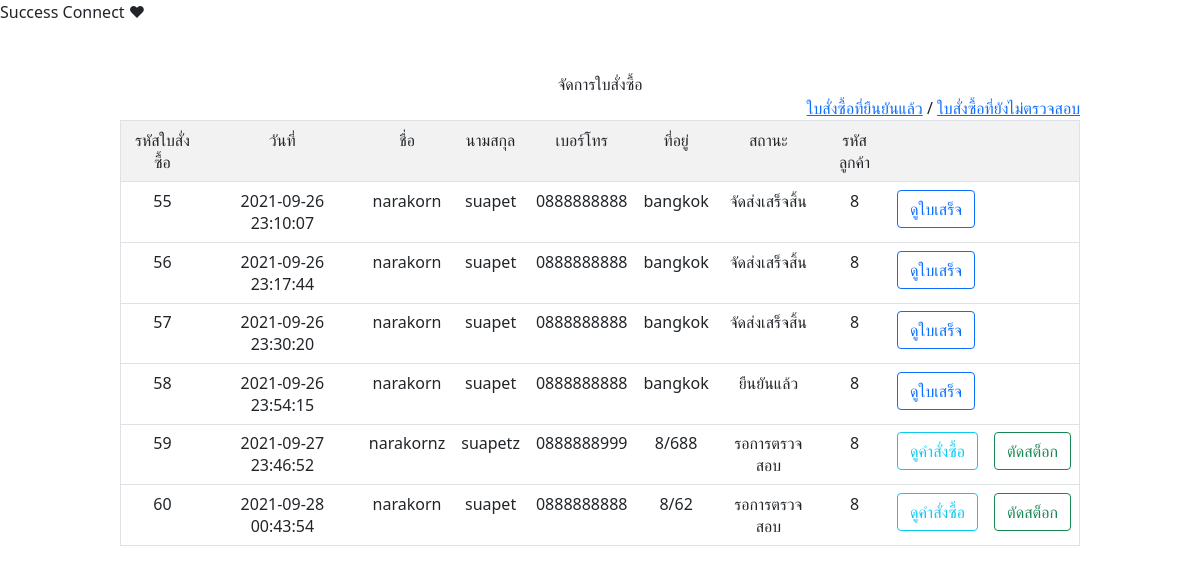
Before: /Trash/poconf_list.php with the older database file.
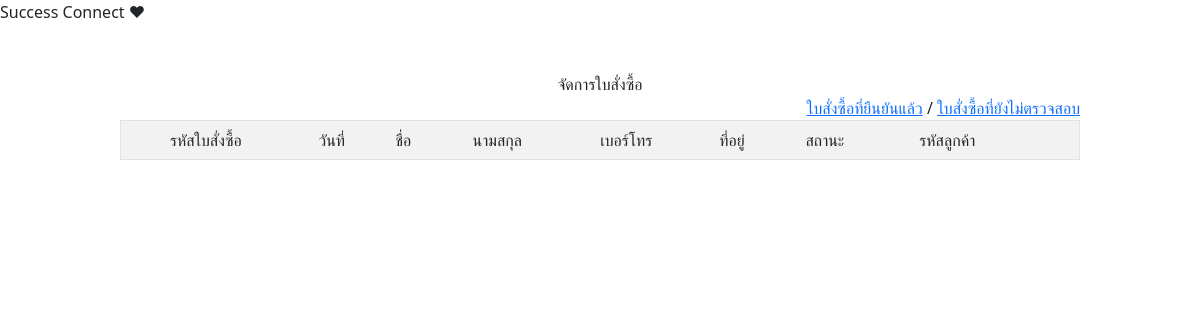
After: the same page with the newer database file.
### tables this page shows
CREATE TABLE `cuspo` (
  `poID` int(10) NOT NULL,
  `poDate` datetime NOT NULL,
  `name` varchar(255) NOT NULL,
  `surname` varchar(255) NOT NULL,
  `tel` varchar(10) NOT NULL,
  `address` varchar(255) NOT NULL,
  `cusID` int(10) NOT NULL,
  `postatus` varchar(255) NOT NULL,
  `slip` varchar(255) NOT NULL
);

### Trash/poconf_list.php (the view)
<?php require("conn.php");   ?>
<?php require("bootstrapscrip.php");   ?>
<div class="faidpage">
<center>
<div style="width:80%">
<br>
จัดการใบสั่งซื้อ
<br>
<?php
$data = "SELECT *  FROM cuspo ";
$dataQuery = mysqli_query($check, $data);
?>
<div align="right"><a href="poconf_list_conf.php">ใบสั่งซื้อที่ยืนยันแล้ว</a> / <a href="poconf_list_notcon.php">ใบสั่งซื้อที่ยังไม่ตรวจสอบ</a></div>
<table border="1"  class="table table-striped">
<tr>
<td align="center">รหัสใบสั่งซื้อ</td>
<td align="center">วันที่</td>
<td align="center">ชื่อ</td>
<td align="center">นามสกุล</td>
<td align="center">เบอร์โทร</td>
<td align="center">ที่อยู่</td>
<td align="center">สถานะ</td>
<td align="center">รหัสลูกค้า</td>
<td align="center"></td>
<td align="center"></td>
</tr>
<?php
while($dataResult = mysqli_fetch_array($dataQuery))
{
?>
<tr>
<td align="center"><?php echo $dataResult["poID"]; ?></td>
<td align="center"><?php echo $dataResult["poDate"]; ?></td>
<td align="center"><?php echo $dataResult["name"]; ?></td>
<td align="center"><?php echo $dataResult["surname"]; ?></td>
<td align="center"><?php echo $dataResult["tel"]; ?></td>
<td align="center"><?php echo $dataResult["address"]; ?></td>
<td align="center"><?php echo $dataResult["postatus"]; ?></td>
<td align="center"><?php echo $dataResult["cusID"]; ?></td>
<td>
<?php if($dataResult["postatus"] =='รอการตรวจสอบ')
{
    ?>
<a href = "poconf_detail.php?id=<?php echo $dataResult["poID"];?>">
    <input type="button" class="btn btn-outline-info" value="ดูคำสั่งซื้อ">
</a>
<?php } else {
?>
<a href = "poconf_recdetail.php?id=<?php echo $dataResult["poID"];?>">
    <input type="button" class="btn btn-outline-primary" value="ดูใบเสร็จ">
</a>
<?php
} ?>
</td>
<td>
<?php if($dataResult["postatus"] =='รอการตรวจสอบ')
{
    ?>
<a href = "subtaxstock.php?id=<?php echo $dataResult["poID"];?>"><input type="button" class="btn btn-outline-success" value="ตัดสต็อก"></a>
<?php } else {} ?>
</td>
<tr>
<?php
}
?>
</table>
</div>
</div>

Changed rows visible on the page:
removed cuspo: poID "55", poDate "2021-09-26 23:10:07", name "narakorn", surname "suapet", tel "0888888888", address "bangkok", postatus "จัดส่งเสร็จสิ้น", cusID "8"
removed cuspo: poID "56", poDate "2021-09-26 23:17:44", name "narakorn", surname "suapet", tel "0888888888", address "bangkok", postatus "จัดส่งเสร็จสิ้น", cusID "8"
removed cuspo: poID "57", poDate "2021-09-26 23:30:20", name "narakorn", surname "suapet", tel "0888888888", address "bangkok", postatus "จัดส่งเสร็จสิ้น", cusID "8"
removed cuspo: poID "58", poDate "2021-09-26 23:54:15", name "narakorn", surname "suapet", tel "0888888888", address "bangkok", postatus "ยืนยันแล้ว", cusID "8"
removed cuspo: poID "59", poDate "2021-09-27 23:46:52", name "narakornz", surname "suapetz", tel "0888888999", address "8/688", postatus "รอการตรวจสอบ", cusID "8"
removed cuspo: poID "60", poDate "2021-09-28 00:43:54", name "narakorn", surname "suapet", tel "0888888888", address "8/62", postatus "รอการตรวจสอบ", cusID "8"
